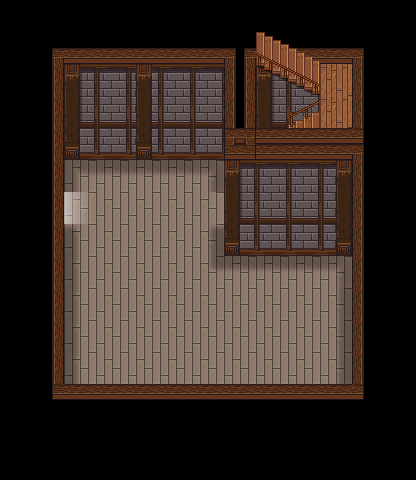

The image is a tile-based game level rendered from a .tmx file. Its description and complete source (layers, tilesets, objects, tile grids) follow:
An orthogonal 13x15 tile map with 32x32 px tiles, 5 tile layers (bg, Ground Details, mid, shadows, ...), 1 hidden layer not drawn, 6 tilesets and 12 objects (exit-w, start, black-powder-frog).

<map version="1.11" tiledversion="1.11.2" orientation="orthogonal" renderorder="right-down" width="13" height="15" tilewidth="32" tileheight="32" infinite="0" nextlayerid="10" nextobjectid="19">
 <tileset firstgid="1" source="../Assorted_LPC/lpc-walls/walls.tsx" />
 <tileset firstgid="6145" source="../[A]LightShadow_pipo.tsx" />
 <tileset firstgid="6233" source="../Assorted_LPC/lpc-floors/floors.tsx" />
 <tileset firstgid="8281" source="../Assorted_LPC/lpc_objectspack/Objects/Furniture/Countertops.tsx" />
 <tileset firstgid="8317" source="../[Base]BaseChip_pipo.tsx" />
 <tileset firstgid="9317" source="../Assorted_LPC/wooden_stairs/[LPC]WoodenStairs.tsx" />
 <imagelayer id="3" name="ref" visible="0" offsetx="-1600" offsety="-1888">
  <image source="../vtt-maps/District 2.webp" width="2112" height="2560" />
 </imagelayer>
 <layer id="1" name="bg" width="13" height="15">
  <data encoding="csv">
0,0,0,0,0,0,0,0,0,0,0,0,0,
0,395,586,586,586,586,586,586,586,586,586,394,0,
0,0,4597,4598,4600,4598,4598,4598,4597,4598,4599,521,0,
0,0,4661,4662,4664,4662,4662,4662,4661,4662,4663,521,0,
0,0,4725,4726,4728,4726,4726,4726,4725,4726,4727,521,0,
0,0,7385,7385,7385,7385,7385,0,0,0,0,521,0,
0,0,7385,7385,7385,7385,7385,0,0,0,0,521,0,
0,7386,7385,7385,7385,7385,7385,0,0,0,0,521,0,
0,7386,7385,7385,7385,7385,7385,7385,7385,7385,7385,521,0,
0,0,7385,7385,7385,7385,7385,7385,7385,7385,7385,521,0,
0,0,7385,7385,7385,7385,7385,7385,7385,7385,7385,521,0,
0,0,7385,7385,7385,7385,7385,7385,7385,7385,7385,521,0,
0,0,7385,7385,7385,7385,7385,7385,7385,7385,7385,521,0,
0,0,0,0,0,0,0,0,0,0,0,0,0,
0,0,0,0,0,0,0,0,0,0,0,0,0
</data>
 </layer>
 <layer id="6" name="Ground Details" width="13" height="15">
  <data encoding="csv">
0,0,0,0,0,0,0,0,0,0,0,0,0,
0,0,0,0,0,0,0,0,0,0,0,0,0,
0,0,0,0,0,0,0,0,0,0,7426,0,0,
0,0,0,0,0,0,0,0,0,9621,7426,0,0,
0,0,0,0,0,0,0,0,0,0,0,0,0,
0,0,0,0,0,0,0,0,0,0,0,0,0,
0,0,0,0,0,0,0,0,0,0,0,0,0,
0,0,0,0,0,0,0,0,0,0,0,0,0,
0,0,0,0,0,0,0,0,0,0,0,0,0,
0,0,0,0,0,0,0,0,0,0,0,0,0,
0,0,0,0,0,0,0,0,0,0,0,0,0,
0,0,0,0,0,0,0,0,0,0,0,0,0,
0,0,0,0,0,0,0,0,0,0,0,0,0,
0,0,0,0,0,0,0,0,0,0,0,0,0,
0,0,0,0,0,0,0,0,0,0,0,0,0
</data>
 </layer>
 <layer id="9" name="mid" width="13" height="15">
  <properties>
   <property name="z" type="int" value="0" />
  </properties>
  <data encoding="csv">
0,0,0,0,0,0,0,0,0,0,0,0,0,
0,0,0,0,0,0,0,139,9623,9624,0,0,0,
0,0,0,0,0,0,0,332,9661,9662,0,0,0,
0,0,0,0,0,0,0,0,0,9617,0,0,0,
0,0,0,0,0,0,0,0,0,0,0,0,0,
0,0,0,0,0,0,0,4597,4598,4598,4599,0,0,
0,0,0,0,0,0,0,4661,4662,4662,4663,0,0,
0,0,0,0,0,0,0,4725,4726,4726,4727,0,0,
0,0,0,0,0,0,0,0,0,0,0,0,0,
0,0,0,0,0,0,0,0,0,0,0,0,0,
0,0,0,0,0,0,0,0,0,0,0,0,0,
0,0,0,0,0,0,0,0,0,0,0,0,0,
0,0,0,0,0,0,0,0,0,0,0,0,0,
0,0,0,0,0,0,0,0,0,0,0,0,0,
0,0,0,0,0,0,0,0,0,0,0,0,0
</data>
 </layer>
 <layer id="4" name="shadows" width="13" height="15">
  <data encoding="csv">
0,0,0,0,0,0,0,0,0,0,0,0,0,
0,0,0,0,0,0,0,0,0,0,0,0,0,
0,0,0,0,0,0,0,0,0,0,0,0,0,
0,0,0,0,0,0,0,0,0,0,0,0,0,
0,0,0,0,0,0,0,0,0,0,0,0,0,
0,0,6174,6175,6175,6175,6176,0,0,0,0,0,0,
0,0,6204,0,0,0,0,0,0,0,0,0,0,
0,0,6187,0,0,0,6186,0,0,0,0,0,0,
0,0,6182,0,0,0,6180,6175,6175,6175,6176,0,0,
0,0,6182,0,0,0,0,0,0,0,6184,0,0,
0,0,6182,0,0,0,0,0,0,0,6184,0,0,
0,0,6182,0,0,0,0,0,0,0,6184,0,0,
0,0,6182,0,0,0,0,0,0,0,6192,0,0,
0,0,0,0,0,0,0,0,0,0,0,0,0,
0,0,0,0,0,0,0,0,0,0,0,0,0
</data>
 </layer>
 <layer id="2" name="foreground" width="13" height="15">
  <properties>
   <property name="z" type="int" value="1" />
  </properties>
  <data encoding="csv">
0,514,514,514,514,514,514,514,514,514,514,514,0,
0,395,586,586,586,586,586,139,9577,0,586,394,0,
0,523,0,0,0,0,0,332,9615,9620,0,521,0,
0,523,0,0,0,0,0,332,0,0,0,521,0,
0,523,0,0,0,0,0,329,266,266,266,138,0,
0,523,0,0,0,0,0,0,0,0,0,521,0,
0,523,0,0,0,0,0,0,0,0,0,521,0,
0,523,0,0,0,0,0,0,0,0,0,521,0,
0,523,0,0,0,0,0,0,0,0,0,521,0,
0,523,0,0,0,0,0,0,0,0,0,521,0,
0,523,0,0,0,0,0,0,0,0,0,521,0,
0,523,0,0,0,0,0,0,0,0,0,521,0,
0,331,458,458,458,458,458,458,458,458,458,330,0,
0,514,514,514,514,514,514,514,514,514,514,514,0,
0,514,514,514,514,514,514,514,514,514,514,514,0
</data>
 </layer>
 <objectgroup id="7" name="Object Layer 1">
  <object id="1" name="exit-w" x="16" y="192" width="32" height="32">
   <properties>
    <property name="dest" value="somewhere-district-2" />
    <property name="destDir" value="l" />
    <property name="destX" type="float" value="47.5" />
    <property name="destY" type="float" value="70" />
   </properties>
  </object>
  <object id="16" name="start" x="80" y="208">
   <point />
  </object>
  <object id="17" name="black-powder-frog" x="128" y="312">
   <point />
  </object>
 </objectgroup>
 <objectgroup id="8" name="collisions">
  <object id="3" x="32" y="224" width="32" height="256">
   <properties>
    <property name="collision" type="bool" value="true" />
   </properties>
  </object>
  <object id="4" x="64" y="128" width="320" height="32">
   <properties>
    <property name="collision" type="bool" value="true" />
   </properties>
  </object>
  <object id="5" x="32" y="128" width="32" height="64">
   <properties>
    <property name="collision" type="bool" value="true" />
   </properties>
  </object>
  <object id="6" x="352" y="32" width="32" height="416">
   <properties>
    <property name="collision" type="bool" value="true" />
   </properties>
  </object>
  <object id="9" x="64" y="448" width="320" height="32">
   <properties>
    <property name="collision" type="bool" value="true" />
   </properties>
  </object>
  <object id="13" x="64" y="288" width="288" height="20">
   <properties>
    <property name="collision" type="bool" value="true" />
   </properties>
  </object>
  <object id="14" x="224" y="224" width="128" height="32">
   <properties>
    <property name="collision" type="bool" value="true" />
   </properties>
  </object>
  <object id="15" x="224" y="32" width="32" height="160">
   <properties>
    <property name="collision" type="bool" value="true" />
   </properties>
  </object>
  <object id="18" x="224" y="0" width="160" height="32">
   <properties>
    <property name="collision" type="bool" value="true" />
   </properties>
  </object>
 </objectgroup>
</map>
